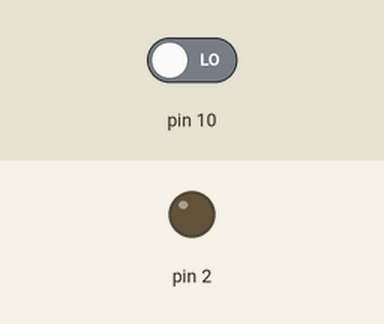
This sketch was run on a simulated Arduino Uno, built with avr-gcc and run on an emulated ATmega328P. Shown: output pins drawn as LEDs (lit = HIGH). The test bench sets the inputs (shaded band); at power-on: pin 10 LOW. What the sketch prints to the serial monitor is not drawn.

Above: at 1.2 s.
1.3 s: pin 10 driven HIGH
At 1.9 s:
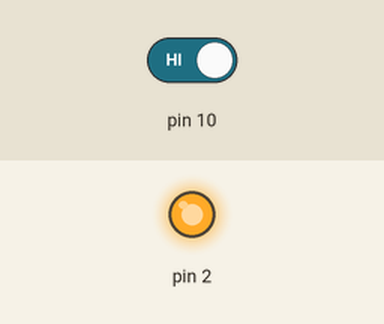
2.8 s: pin 10 driven LOW
At 3.1 s:
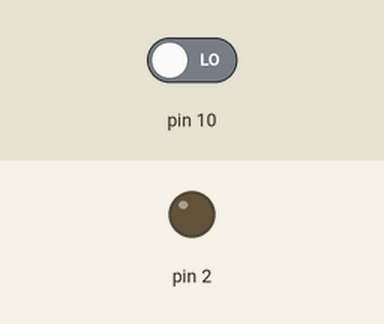
Timing chart, 0 to 5.8 s (numbered marks = the images above; inputs shaded):
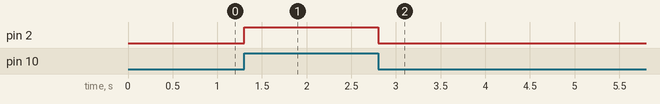

The sketch:

ir_sensor.ino
```cpp
void setup() {
  // put your setup code here, to run once:
  pinMode(10,INPUT);
  pinMode(2,OUTPUT);
  Serial.begin(9600);

}

void loop() {
  // put your main code here, to run repeatedly:
  Serial.println(digitalRead(10));
  if(digitalRead(10)==HIGH){
    digitalWrite(2,HIGH);
  } else{

    digitalWrite(2,LOW);
  }
}
```

Measured:
- after the input at 1.3 s, pin 2: LOW → HIGH at once
- after the input at 2.8 s, pin 2: HIGH → LOW at once
